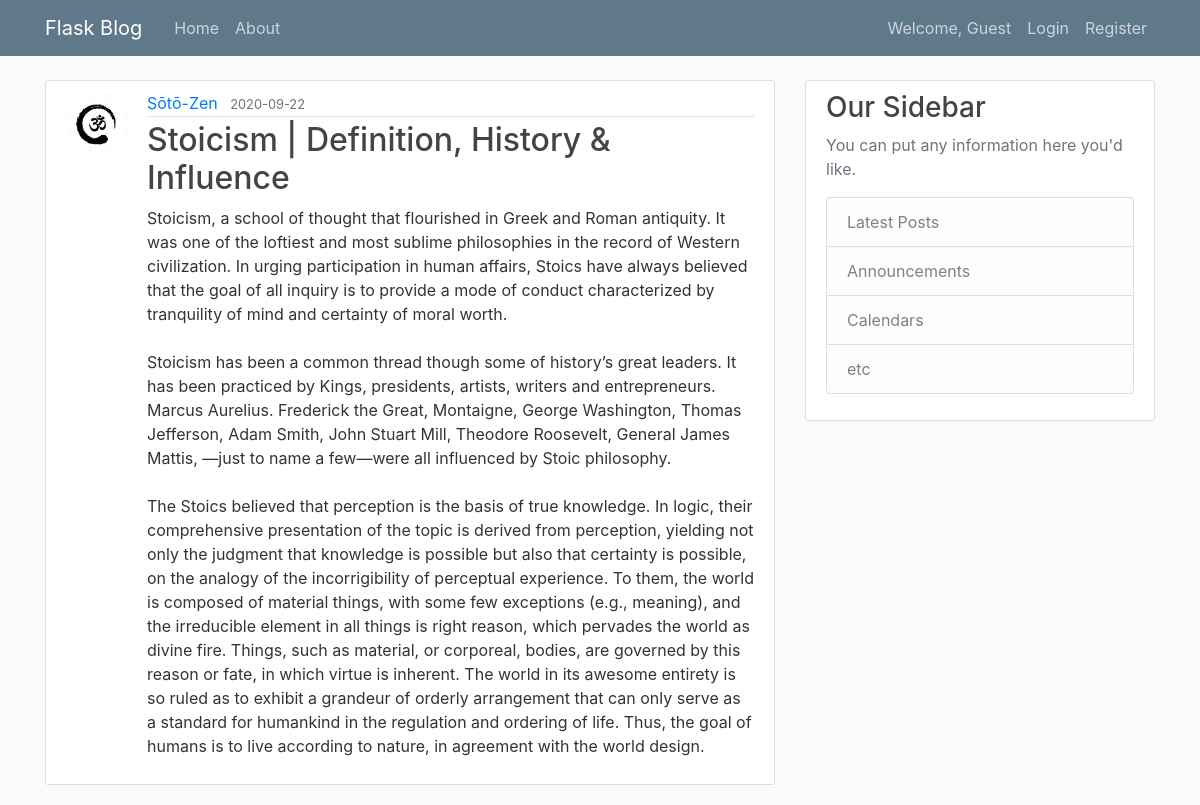
The app's page /post/4 with its own data.
### flaskblog/models.py (models this page shows, shortened)
class User(db.Model, UserMixin):
    id = db.Column(db.Integer, primary_key=True)
    username = db.Column(db.String(20), unique=True, nullable=False)
    email = db.Column(db.String(120), unique=True, nullable=False)
    image_file = db.Column(db.String(20), nullable=False, default='default.jpg')
    password = db.Column(db.String(60), nullable=False)
    posts = db.relationship('Post', backref='author', lazy=True)

class Post(db.Model):
    id = db.Column(db.Integer, primary_key=True)
    title = db.Column(db.String(100), nullable=False)
    date_posted = db.Column(db.DateTime, nullable=False, default=datetime.utcnow)
    content = db.Column(db.Text, nullable=False)
    user_id = db.Column(db.Integer, db.ForeignKey('user.id'), nullable=False)

### flaskblog/posts/routes.py (the view)
@posts.route("/post/<int:post_id>")
def post(post_id):
	post = Post.query.get_or_404(post_id)
	return render_template('post.html', title=post.title, post=post)

### flaskblog/templates/post.html (shortened to what this page needs)
{% extends "layout.html" %}
{% block content %}
	<article class="media content-section">
		<img class="rounded-circle article-img" src="{{ url_for('static', filename='profile_pics/' + post.author.image_file) }}">
	  <div class="media-body">
	    <div class="article-metadata">
	      <a class="mr-2" href="{{ url_for('users.user_posts', username=post.author.username) }}">{{ post.author.username }}</a>
	      <small class="text-muted">{{ post.date_posted.strftime('%Y-%m-%d') }}</small>
	    </div>
	    <h2 class="article-title">{{ post.title }}</h2>
	    <p class="article-content">{{ post.content }}</p>
	  </div>
	</article>
{% endblock content %}

### flaskblog/static/main.css (style rules this page uses)
body { background: #fafafa; color: #333333; margin-top: 5rem; }
h1, h2, h3, h4, h5, h6 { color: #444444; }
.content-section { background: #ffffff; padding: 10px 20px; border: 1px solid #dddddd; border-radius: 3px; margin-bottom: 20px; }
.article-title { color: #444444; }
.article-content { white-space: pre-line; }
.article-img { height: 65px; width: 65px; margin-right: 16px; }
.article-metadata { padding-bottom: 1px; margin-bottom: 4px; border-bottom: 1px solid #e3e3e3 }

### records on screen
User: image_file (picture), author.username "Sōtō-Zen"
Post: date_posted "2020-09-22", title "Stoicism | Definition, History & Influence", content "Stoicism, a school of thought that flourished in Greek and Roman antiquity. It was one of the loftiest and most sublime philosophies in the record of Western civilization. In urging participation in human affairs, Stoics have always believed that the goal of all inquiry is to provide a mode of conduct characterized by tranquility of mind and certainty of moral worth. Stoicism has been a common thread though some of history’s great leaders. It has been practiced by Kings, presidents, artists, writers and entrepreneurs. Marcus Aurelius. Frederick the Great, Montaigne, George Washington, Thomas Jefferson, Adam Smith, John Stuart Mill, Theodore Roosevelt, General James Mattis, —just to name a…"
